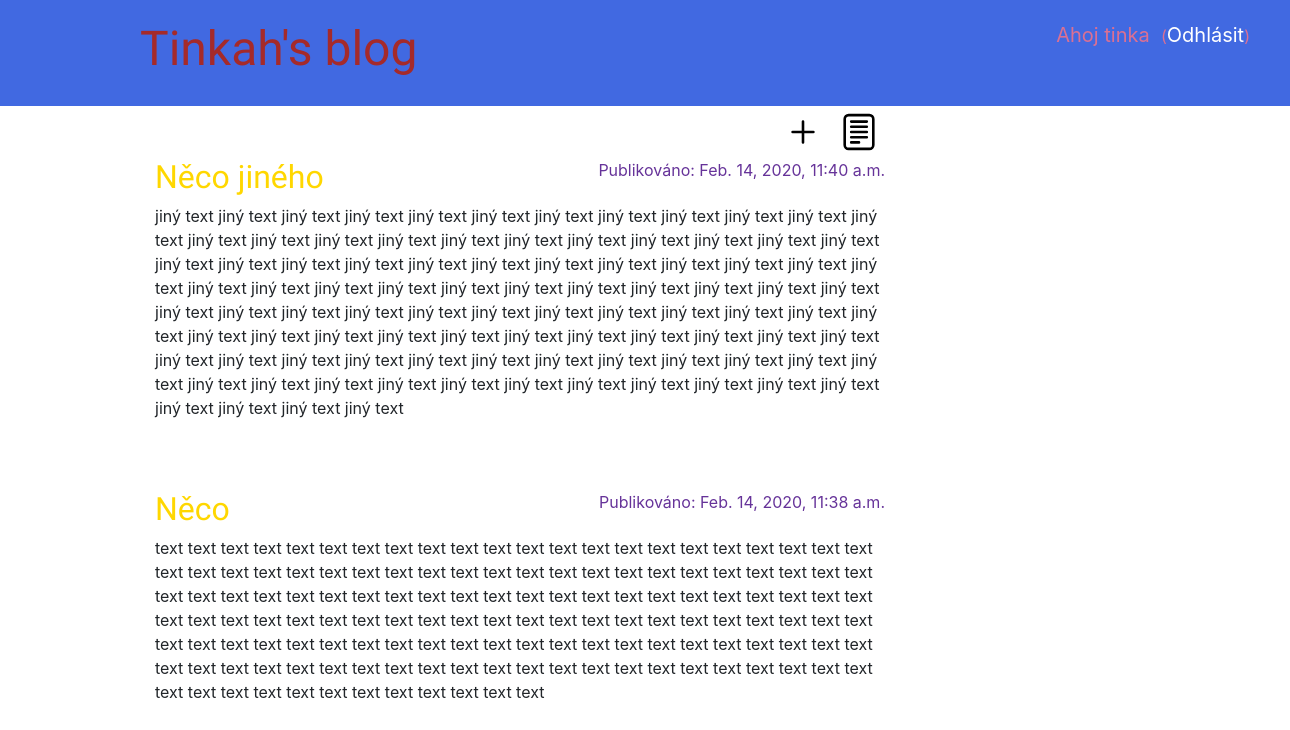
Page / (signed in) on the earlier database version.
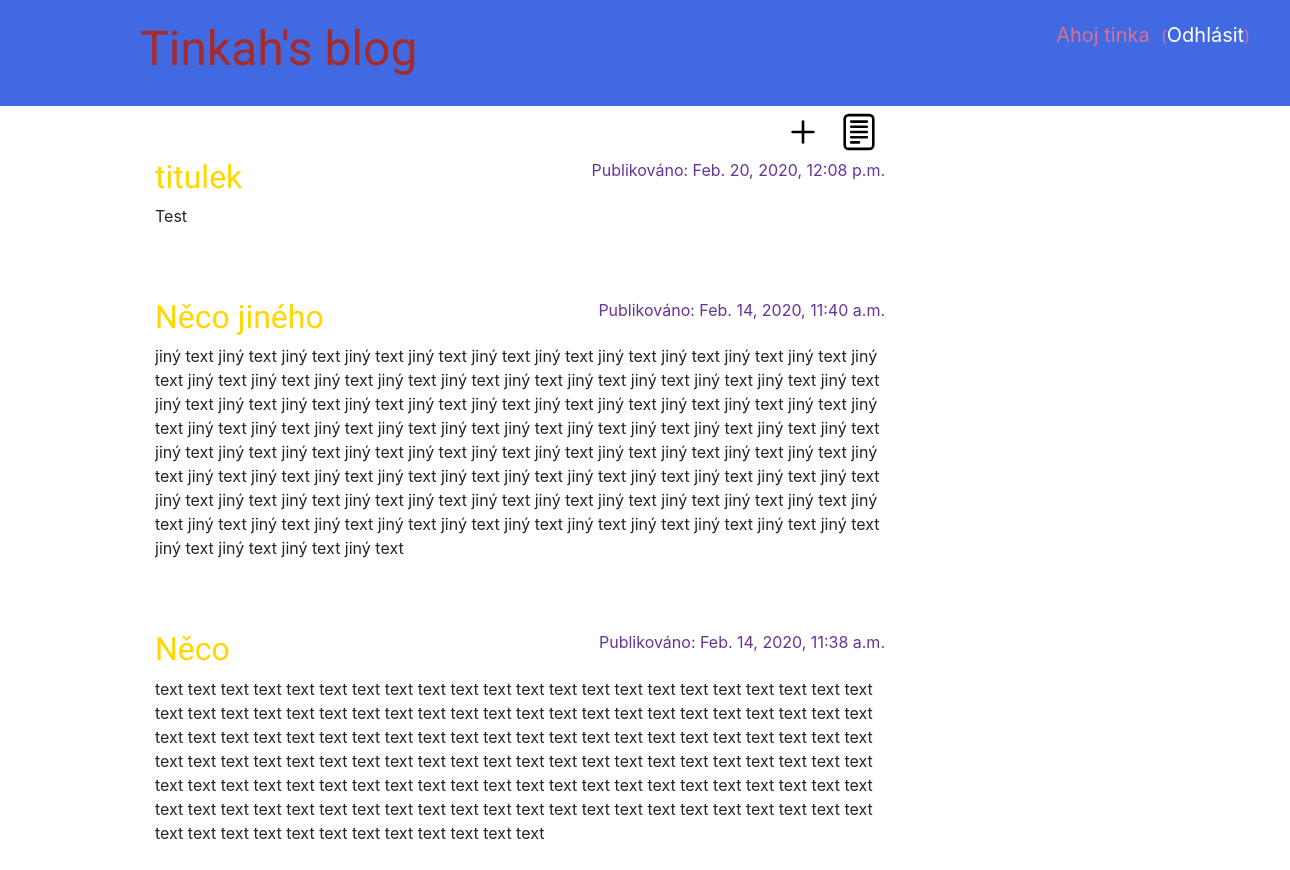
Same page on the later database version.
### blog/models.py (models this page shows, shortened)
class Post(models.Model):
    author = models.ForeignKey("auth.User", on_delete=models.CASCADE)
    title = models.CharField(max_length=200)
    text = models.TextField()
    created_date = models.DateTimeField(
        default=timezone.now)
    published_date = models.DateTimeField(
        blank=True, null=True)

### blog/views.py (the view)
# urls.py: path('', views.post_list, name='post_list'),
def post_list(request):
    posts = Post.objects.filter(published_date__lte=timezone.now()).order_by('-published_date')
    return render(request, 'blog/post_list.html', {'posts': posts})

### blog/templates/blog/post_list.html
{% extends 'blog/base.html' %}
{% block content %}
    {% for Post in posts %}
        <div class="post">
            <div class="date">
                <p>Publikováno: {{ Post.published_date }}</p>
            </div>
            <h2><a href="{% url 'post_detail' pk=Post.pk %}">{{ Post.title }}</a></h2>
            <p>{{ Post.text|linebreaksbr }}</p>
        </div>
    {% endfor %}
 {% endblock %}

Differences in the rows shown:
added Post: published_date "Feb. 20, 2020, 12:08 p.m.", title "titulek", text "Test"
